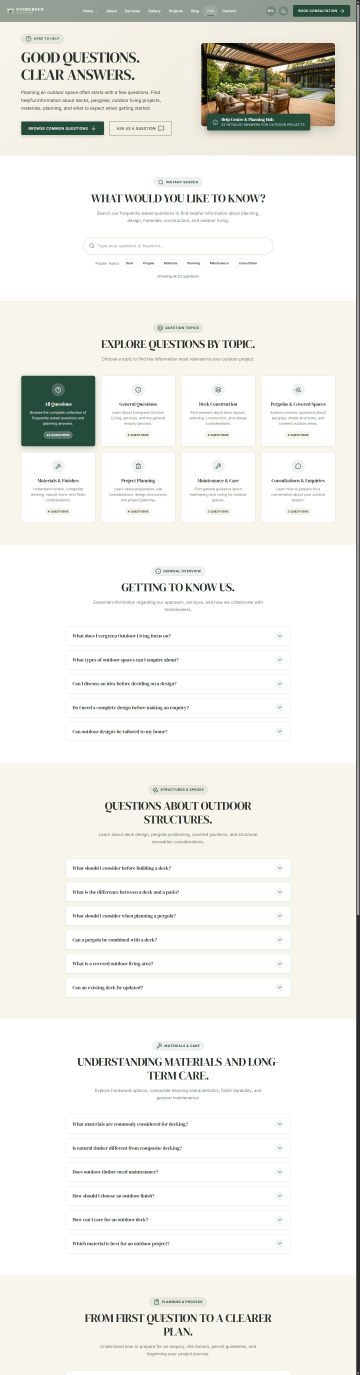
#> input picture scratch/faq_tall_light.png, 1440 x 5500 px, found by its file name (shown at 1/4 size)
$ python find_bottom_sections.py
#> lines starting #> are read from the running program, lines starting #| are printed output that depends on the picture
from PIL import Image

im = Image.open('scratch/faq_tall_light.png')
#> im is the input picture: PIL image 1440x5500 RGB; mean R, G, B 238.4, 237.9, 233.6
print("Total image height:", im.size[1])
#| Total image height: 5500

# Let's crop from 4500 to bottom in 500px steps
for y in range(4500, im.size[1] - 400, 400):
    im.crop((0, y, 1440, min(im.size[1], y + 600))).save(f'scratch/faq_bottom_{y}.png')
    print(f"Saved bottom {y}")
#> this loop made 2 passes
#> pass 1, `im.crop((0, y, 1440, min(im.size[1], y + 600))).save(f'scratch/faq_bot..`:
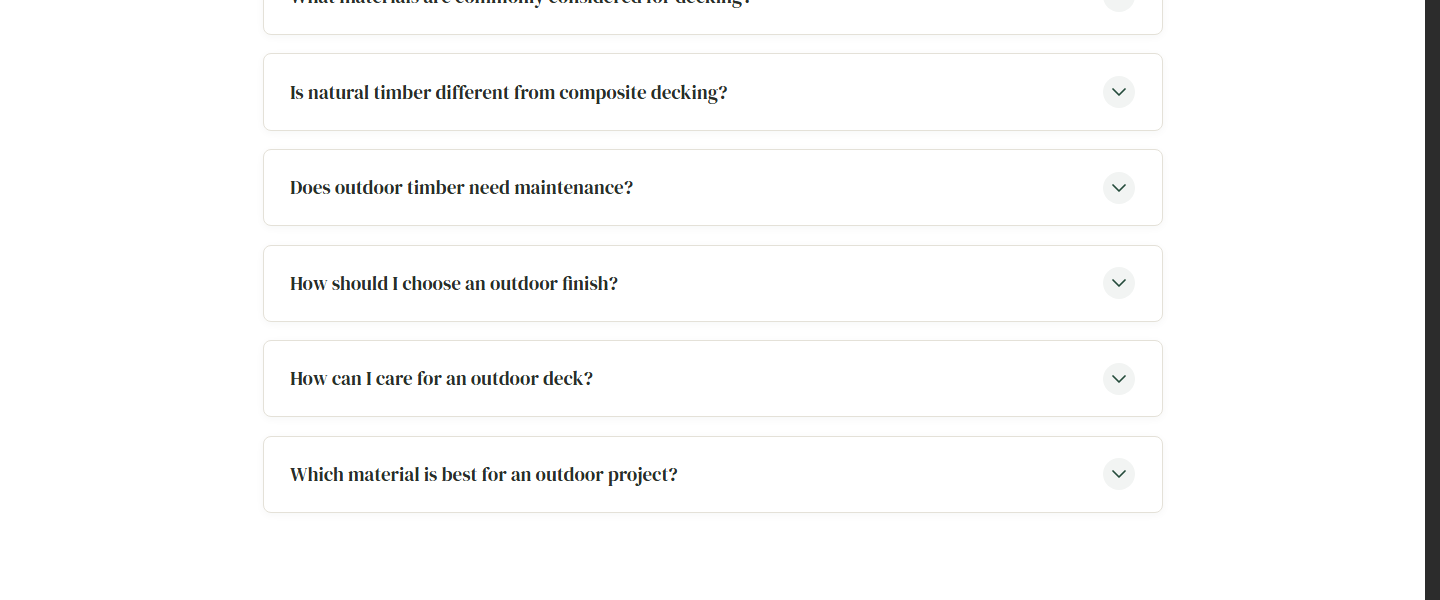
#> saved as faq_bottom_4500.png: PIL image 1440x600 RGB; mean R, G, B 250, 250.1, 249.9
#> pass 2, `im.crop((0, y, 1440, min(im.size[1], y + 600))).save(f'scratch/faq_bot..`:
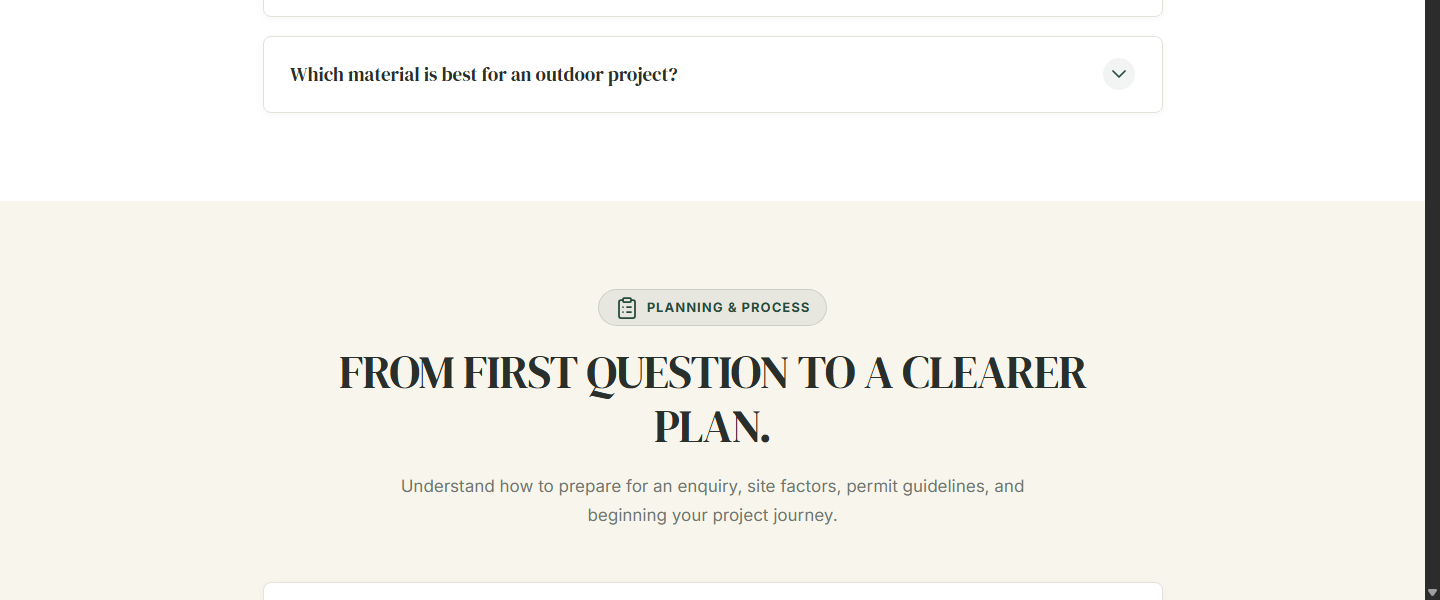
#> saved as faq_bottom_4900.png: PIL image 1440x600 RGB; mean R, G, B 244.6, 242.8, 237.7
